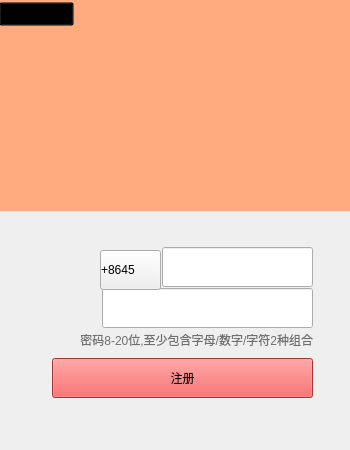
<?xml version="1.0" encoding="UTF-8"?>
<ui version="4.0">
 <class>Signup</class>
 <widget class="QWidget" name="Signup">
  <property name="geometry">
   <rect>
    <x>0</x>
    <y>0</y>
    <width>350</width>
    <height>450</height>
   </rect>
  </property>
  <property name="minimumSize">
   <size>
    <width>350</width>
    <height>450</height>
   </size>
  </property>
  <property name="maximumSize">
   <size>
    <width>350</width>
    <height>450</height>
   </size>
  </property>
  <property name="windowTitle">
   <string>Form</string>
  </property>
  <layout class="QGridLayout" name="gridLayout">
   <property name="leftMargin">
    <number>0</number>
   </property>
   <property name="topMargin">
    <number>0</number>
   </property>
   <property name="rightMargin">
    <number>0</number>
   </property>
   <property name="bottomMargin">
    <number>0</number>
   </property>
   <property name="spacing">
    <number>0</number>
   </property>
   <item row="0" column="0">
    <widget class="QStackedWidget" name="stackedWidget">
     <property name="currentIndex">
      <number>0</number>
     </property>
     <widget class="QWidget" name="page">
      <widget class="QLabel" name="label">
       <property name="geometry">
        <rect>
         <x>0</x>
         <y>0</y>
         <width>351</width>
         <height>211</height>
        </rect>
       </property>
       <property name="styleSheet">
        <string notr="true">background-color: rgb(255, 170, 127);</string>
       </property>
       <property name="text">
        <string/>
       </property>
      </widget>
      <widget class="QLabel" name="lab_text">
       <property name="geometry">
        <rect>
         <x>2</x>
         <y>330</y>
         <width>311</width>
         <height>20</height>
        </rect>
       </property>
       <property name="styleSheet">
        <string notr="true">color: rgb(112, 112, 112);</string>
       </property>
       <property name="text">
        <string>密码8-20位,至少包含字母/数字/字符2种组合</string>
       </property>
       <property name="textFormat">
        <enum>Qt::PlainText</enum>
       </property>
       <property name="alignment">
        <set>Qt::AlignRight|Qt::AlignTrailing|Qt::AlignVCenter</set>
       </property>
       <property name="textInteractionFlags">
        <set>Qt::NoTextInteraction</set>
       </property>
      </widget>
      <widget class="QPushButton" name="btn_back">
       <property name="geometry">
        <rect>
         <x>-1</x>
         <y>2</y>
         <width>75</width>
         <height>24</height>
        </rect>
       </property>
       <property name="styleSheet">
        <string notr="true"> background-color: transparent; 
text-align : left;
</string>
       </property>
       <property name="text">
        <string>&lt;返回登录</string>
       </property>
      </widget>
      <widget class="QLineEdit" name="line_pwd">
       <property name="geometry">
        <rect>
         <x>102</x>
         <y>288</y>
         <width>211</width>
         <height>40</height>
        </rect>
       </property>
       <property name="minimumSize">
        <size>
         <width>0</width>
         <height>40</height>
        </size>
       </property>
       <property name="styleSheet">
        <string notr="true"/>
       </property>
       <property name="text">
        <string/>
       </property>
       <property name="echoMode">
        <enum>QLineEdit::Password</enum>
       </property>
      </widget>
      <widget class="QLineEdit" name="line_phone">
       <property name="geometry">
        <rect>
         <x>162</x>
         <y>247</y>
         <width>151</width>
         <height>40</height>
        </rect>
       </property>
       <property name="minimumSize">
        <size>
         <width>0</width>
         <height>40</height>
        </size>
       </property>
       <property name="text">
        <string/>
       </property>
      </widget>
      <widget class="QLabel" name="label_3">
       <property name="geometry">
        <rect>
         <x>70</x>
         <y>290</y>
         <width>31</width>
         <height>31</height>
        </rect>
       </property>
       <property name="minimumSize">
        <size>
         <width>0</width>
         <height>0</height>
        </size>
       </property>
       <property name="styleSheet">
        <string notr="true">border-image: url(:/images/lock.png);</string>
       </property>
       <property name="text">
        <string/>
       </property>
      </widget>
      <widget class="QPushButton" name="btn_signin">
       <property name="geometry">
        <rect>
         <x>52</x>
         <y>358</y>
         <width>261</width>
         <height>40</height>
        </rect>
       </property>
       <property name="minimumSize">
        <size>
         <width>0</width>
         <height>40</height>
        </size>
       </property>
       <property name="styleSheet">
        <string notr="true">background-color: #ea4848;</string>
       </property>
       <property name="text">
        <string>注册</string>
       </property>
      </widget>
      <widget class="QPushButton" name="btn_countrieslist">
       <property name="geometry">
        <rect>
         <x>100</x>
         <y>250</y>
         <width>61</width>
         <height>40</height>
        </rect>
       </property>
       <property name="minimumSize">
        <size>
         <width>0</width>
         <height>40</height>
        </size>
       </property>
       <property name="maximumSize">
        <size>
         <width>16777215</width>
         <height>40</height>
        </size>
       </property>
       <property name="layoutDirection">
        <enum>Qt::RightToLeft</enum>
       </property>
       <property name="styleSheet">
        <string notr="true">background-repeat: no-repeat;
font: 10pt &quot;Consolas&quot;;
text-align : left;
/*或者通过水平和垂直对齐方式来控制*/
padding-left:2px;</string>
       </property>
       <property name="text">
        <string>+8645</string>
       </property>
       <property name="icon">
        <iconset resource="resource.qrc">
         <normaloff>:/images/btn_down_h.png</normaloff>:/images/btn_down_h.png</iconset>
       </property>
      </widget>
      <widget class="QLabel" name="lab">
       <property name="geometry">
        <rect>
         <x>70</x>
         <y>250</y>
         <width>31</width>
         <height>40</height>
        </rect>
       </property>
       <property name="minimumSize">
        <size>
         <width>0</width>
         <height>40</height>
        </size>
       </property>
       <property name="maximumSize">
        <size>
         <width>16777215</width>
         <height>40</height>
        </size>
       </property>
       <property name="styleSheet">
        <string notr="true">border-image: url(:/images/phone.png);</string>
       </property>
       <property name="text">
        <string/>
       </property>
      </widget>
     </widget>
     <widget class="QWidget" name="page_2">
      <widget class="QPushButton" name="btn_back_2">
       <property name="geometry">
        <rect>
         <x>0</x>
         <y>8</y>
         <width>75</width>
         <height>24</height>
        </rect>
       </property>
       <property name="styleSheet">
        <string notr="true"> background-color: transparent; 
text-align : left;
</string>
       </property>
       <property name="text">
        <string>&lt;返回登录</string>
       </property>
      </widget>
      <widget class="QLabel" name="label_2">
       <property name="geometry">
        <rect>
         <x>0</x>
         <y>0</y>
         <width>351</width>
         <height>221</height>
        </rect>
       </property>
       <property name="styleSheet">
        <string notr="true">background-color: rgb(255, 170, 127);</string>
       </property>
       <property name="text">
        <string/>
       </property>
      </widget>
      <widget class="QLineEdit" name="line_captcha">
       <property name="geometry">
        <rect>
         <x>60</x>
         <y>270</y>
         <width>141</width>
         <height>35</height>
        </rect>
       </property>
       <property name="minimumSize">
        <size>
         <width>0</width>
         <height>35</height>
        </size>
       </property>
      </widget>
      <widget class="QLabel" name="label_4">
       <property name="geometry">
        <rect>
         <x>10</x>
         <y>234</y>
         <width>321</width>
         <height>31</height>
        </rect>
       </property>
       <property name="text">
        <string>为了安全,我们会向您的手机发送短信验证码</string>
       </property>
       <property name="alignment">
        <set>Qt::AlignCenter</set>
       </property>
      </widget>
      <widget class="QPushButton" name="btn_regain">
       <property name="geometry">
        <rect>
         <x>210</x>
         <y>270</y>
         <width>81</width>
         <height>35</height>
        </rect>
       </property>
       <property name="minimumSize">
        <size>
         <width>0</width>
         <height>35</height>
        </size>
       </property>
       <property name="styleSheet">
        <string notr="true">background-color: #ea4848;</string>
       </property>
       <property name="text">
        <string>重新获取</string>
       </property>
      </widget>
      <widget class="QPushButton" name="btn_next">
       <property name="geometry">
        <rect>
         <x>60</x>
         <y>340</y>
         <width>231</width>
         <height>35</height>
        </rect>
       </property>
       <property name="minimumSize">
        <size>
         <width>0</width>
         <height>35</height>
        </size>
       </property>
       <property name="styleSheet">
        <string notr="true">background-color: #ea4848;</string>
       </property>
       <property name="text">
        <string>下一步</string>
       </property>
      </widget>
      <widget class="QLabel" name="lab_error_tip">
       <property name="geometry">
        <rect>
         <x>0</x>
         <y>310</y>
         <width>291</width>
         <height>31</height>
        </rect>
       </property>
       <property name="styleSheet">
        <string notr="true">color: rgb(255, 85, 127);</string>
       </property>
       <property name="text">
        <string/>
       </property>
       <property name="alignment">
        <set>Qt::AlignRight|Qt::AlignTrailing|Qt::AlignVCenter</set>
       </property>
      </widget>
      <zorder>label_2</zorder>
      <zorder>btn_back_2</zorder>
      <zorder>line_captcha</zorder>
      <zorder>label_4</zorder>
      <zorder>btn_regain</zorder>
      <zorder>btn_next</zorder>
      <zorder>lab_error_tip</zorder>
     </widget>
    </widget>
   </item>
  </layout>
 </widget>
 <resources>
  <include location="resource.qrc"/>
 </resources>
 <connections/>
</ui>
